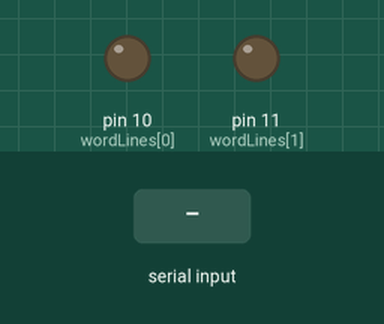
This sketch was run on a simulated Arduino Uno, built with avr-gcc and run on an emulated ATmega328P. Shown: output pins drawn as LEDs (lit = HIGH). The test bench sets the inputs (shaded band). What the sketch prints to the serial monitor is not drawn.

Above: at 1.2 s.
1.3 s: byte 30 received over Serial
At 1.7 s:
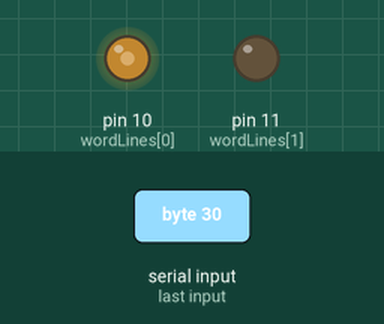
2.8 s: byte 120 received over Serial
At 4.0 s:
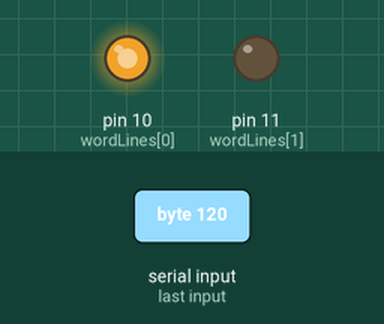
Timing chart, 0 to 5.8 s (numbered marks = the images above; inputs shaded):
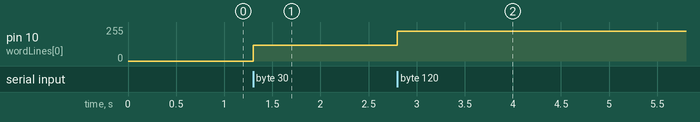

Measured:
- after the input at 1.3 s, pin 10 (wordLines[0]): 0/255 → 120/255 at once
- after the input at 2.8 s, pin 10 (wordLines[0]): 120/255 → 224/255 at once

The sketch:

reram-array.ino
```cpp
const int wordLines[] = {10, 11};
const int bitLines[] = {A0, A1};
const int resistance = 5000; // Resistance of current sensing resistor
const int rcDelay = 100; // time in ms to delay

byte getAddress(byte value)
{
    return value >> 6;
}

byte getVoltage(byte value)
{
    return value << 2; // Mask bottom 6 bits and SHL 2 for 1 byte value
}

float scaleVoltage(int voltage)
{
    return (voltage) * (5.0 / 1024.0);
}

void serialWriteFloat(float *buf)
{
    Serial.write((uint8_t *) buf, 4); // Write the float to the serial port
    //Serial.println(*buf);
}

void setup()
{
    Serial.begin(115200);
    for (int line = 0; line < 2; line++)
    {
        pinMode(wordLines[line], OUTPUT);
    }
}

void loop()
{
    // Is there a byte available to read
    if(Serial.available() > 0)
    {
        byte readByte = Serial.read();
        byte address = getAddress(readByte);
        byte voltage = getVoltage(readByte);
        analogWrite(wordLines[address >> 1], voltage); // Write voltage to pin stored at top addr bit
        delay(rcDelay);
        int analog_raw = analogRead(bitLines[address & 1]);
        //Serial.print("Analog Raw: ");
        //Serial.println(analog_raw);
        float current_in_amps = scaleVoltage(analog_raw) / resistance;
        float current_in_uamps = current_in_amps * 1000000;
        serialWriteFloat(&current_in_uamps); // Write the current as an integer
        //Serial.write(readByte);
    }
}
```
